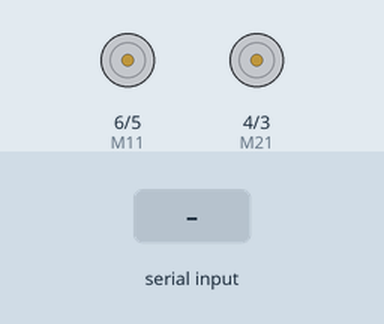
Simulated run of this program. Board: Arduino Mega 2560, built with avr-gcc and run on an emulated ATmega2560. On the bench: motor-driver pin pairs drawn as motors (green arrow = first pin HIGH = forward, orange = second pin HIGH = backward, longer = more drive, scaled by the enable pin). The inputs (shaded band) are chosen by the test bench. What the program prints to the serial monitor is not drawn.

Above: at 1.2 s.
1.3 s: "F" received over the second serial link
At 2.5 s:
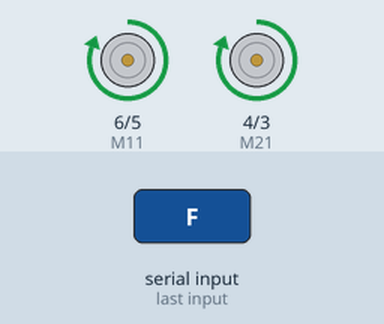
2.8 s: "B" received over the second serial link
At 3.9 s:
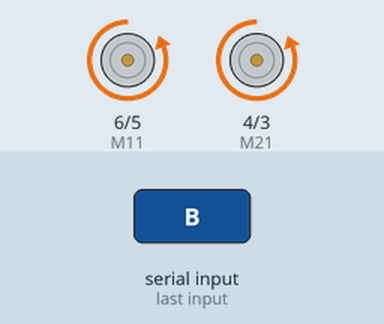
4.3 s: "L" received over the second serial link
At 5.1 s:
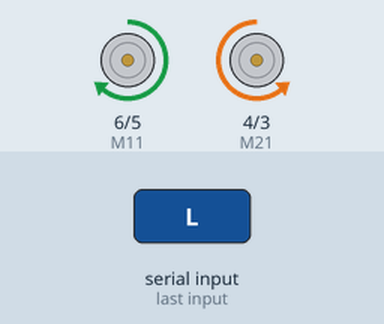
5.8 s: "R" received over the second serial link
At 6.1 s:
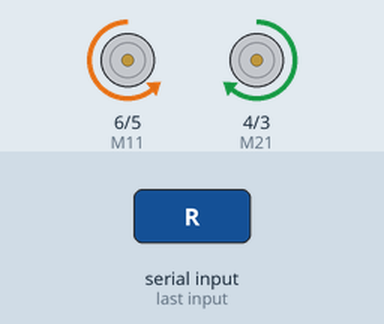
7.3 s: "G" received over the second serial link
At 8.5 s:
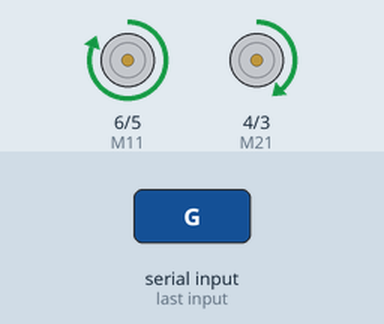
8.8 s: "I" received over the second serial link
At 9.7 s:
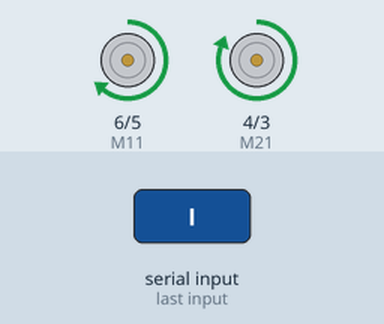
Timing chart, 0 to 11.3 s (numbered marks = the images above; inputs shaded):
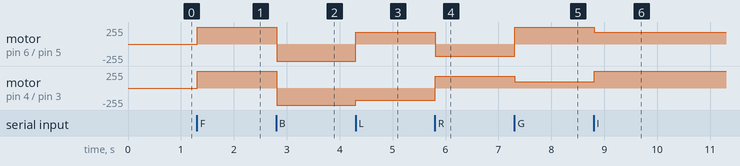

The program:

main.cpp
```cpp
#include <main.h>
char cmd;
void ButtonControl(char cmd){
  Serial.println(cmd);
  switch(cmd){
    case 'F':
      setPWM(RIGHT_MOTOR,255);
      setPWM(LEFT_MOTOR,255);
      break;
    case 'B':
      setPWM(RIGHT_MOTOR,-255);
      setPWM(LEFT_MOTOR,-255);
      break;
    case 'L':
      setPWM(LEFT_MOTOR,-pwmQuay);
      setPWM(RIGHT_MOTOR,pwmQuay);
      break;
    case 'R':
      setPWM(LEFT_MOTOR,pwmQuay);
      setPWM(RIGHT_MOTOR,-pwmQuay);
      break;
    case 'G':
      setPWM(LEFT_MOTOR,pwmCheoCham);
      setPWM(RIGHT_MOTOR,255);
      break;
    case 'I':
      setPWM(LEFT_MOTOR,255);
      setPWM(RIGHT_MOTOR,pwmCheoCham);
      break;
    case 'H':
      setPWM(RIGHT_MOTOR,-255);
      setPWM(LEFT_MOTOR,-pwmCheoCham);
      break;
    case 'J':
      setPWM(LEFT_MOTOR,-255);
      setPWM(RIGHT_MOTOR,-pwmCheoCham);
      break;
    case 'S':
      stop();
  }
}

void setup() {
  Serial.begin(9600);
  BT.begin(9600);
  pinModeSetup();
}
void loop() {
  cmd=BT.read();
  ButtonControl(cmd);
}
```

main.h
```cpp
#include <Arduino.h>
#define BT Serial2
#define LEFT_MOTOR 0
#define RIGHT_MOTOR 1
#define M11 6//Phai in1
#define M12 5//Phai in2
#define M21 4//Trai in3
#define M22 3//Trai in4
#define ENA 7//Phai
#define ENB 2//Trai
#define pwmQuay 180
#define pwmCheoCham 95

void setPWM(bool MOTOR, int pwm) {
    if (MOTOR) {
        digitalWrite(M11,(pwm>=0));
        digitalWrite(M12,(pwm<=0));
        analogWrite(ENA,abs(pwm));
    } else {
        digitalWrite(M21,(pwm>=0));
        digitalWrite(M22,(pwm<=0));
        analogWrite(ENB,abs(pwm));
    }
}
void stop() {
    analogWrite(ENA,255);
    analogWrite(ENB,255);
    digitalWrite(M11,1);
    digitalWrite(M12,1);
    digitalWrite(M21,1);
    digitalWrite(M22,1);
}
void pinModeSetup(){
    pinMode(M11,OUTPUT);
    pinMode(M12,OUTPUT);
    pinMode(M21,OUTPUT);
    pinMode(M22,OUTPUT);
    pinMode(ENA,OUTPUT);
    pinMode(ENB,OUTPUT);
}
```

Measured:
- after the input at 1.3 s, motor on pin 6 (M11) / pin 5 (M12), motor on pin 4 (M21) / pin 3 (M22): stopped → forward 255/255 at once
- after the input at 2.8 s, motor on pin 6 (M11) / pin 5 (M12), motor on pin 4 (M21) / pin 3 (M22): forward 255/255 → backward 255/255 at once
- after the input at 4.3 s, motor on pin 6 (M11) / pin 5 (M12): backward 255/255 → forward 180/255 at once; motor on pin 4 (M21) / pin 3 (M22): backward 255/255 → backward 180/255 at once
- after the input at 5.8 s, motor on pin 6 (M11) / pin 5 (M12): forward 180/255 → backward 180/255 at once; motor on pin 4 (M21) / pin 3 (M22): backward 180/255 → forward 180/255 at once
- after the input at 7.3 s, motor on pin 6 (M11) / pin 5 (M12): backward 180/255 → forward 255/255 at once; motor on pin 4 (M21) / pin 3 (M22): forward 180/255 → forward 95/255 at once
- after the input at 8.8 s, motor on pin 6 (M11) / pin 5 (M12): forward 255/255 → forward 180/255 at once; motor on pin 4 (M21) / pin 3 (M22): forward 95/255 → forward 255/255 at once
